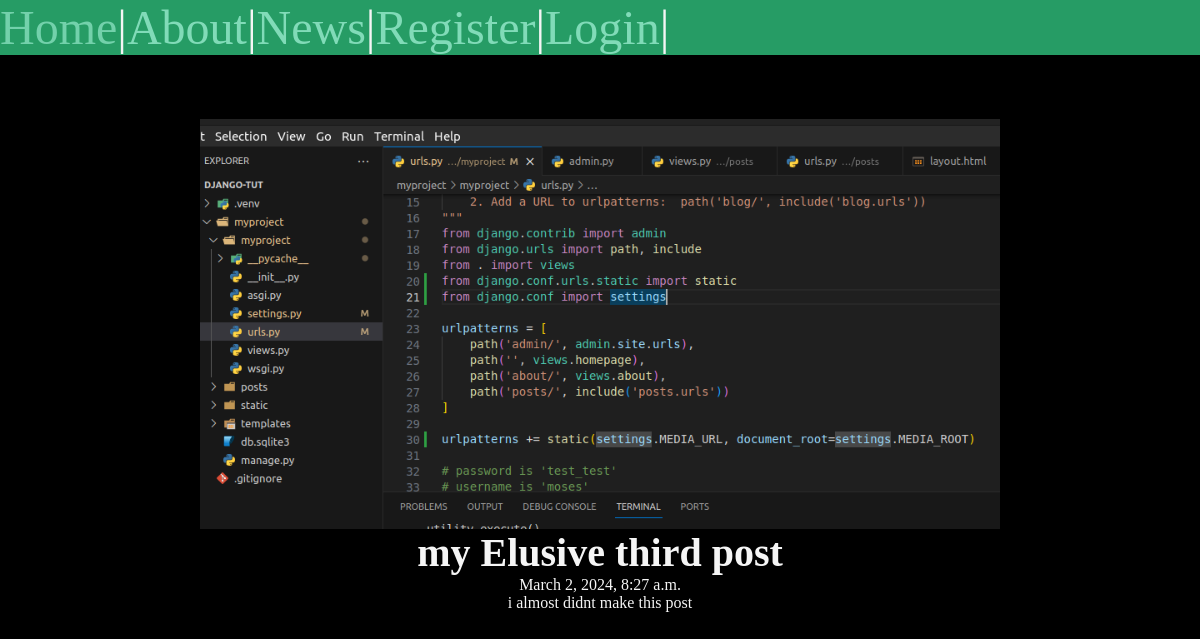
The app's page /posts/my-third-post with its own data.
### posts/models.py (models this page shows, shortened)
class Post(models.Model):
    title = models.CharField(max_length=74)
    body = models.TextField()
    slug = models.SlugField()
    date = models.DateTimeField(auto_now_add=True)
    banner = models.ImageField(default='fallback.jpeg', blank=True)

### posts/views.py (the view)
# urls.py: path('<slug:slug>', views.post_page, name='page'),
def post_page(request, slug):
    post = Post.objects.get(slug=slug)
    return render(request, 'posts/post_page.html', {'post': post})

### posts/templates/posts/post_page.html (shortened to what this page needs)
{% extends "layout.html" %}
{% block content %}
<section>
    <img class="banner" src="{{ post.banner.url }}" alt="{{ post.title }}" />
    <h1>{{ post.title }}</h1>
    <p>{{ post.date }}</p>
    <p>{{ post.body }}</p>
</section>
{% endblock  %}

### static/css/style.css (style rules this page uses)
* { margin: 0; padding: 0; box-sizing: border-box; }
body { min-height: 100vh; background-color: black; color: whitesmoke; }
h1, h2 { font-size: 2.5rem; }
h1, p { text-align: center; }
.banner { display: block; width: 100%; max-width: 800px; }

### records on screen
Post: banner (picture), title "my Elusive third post", date "March 2, 2024, 8:27 a.m.", body "i almost didnt make this post"
